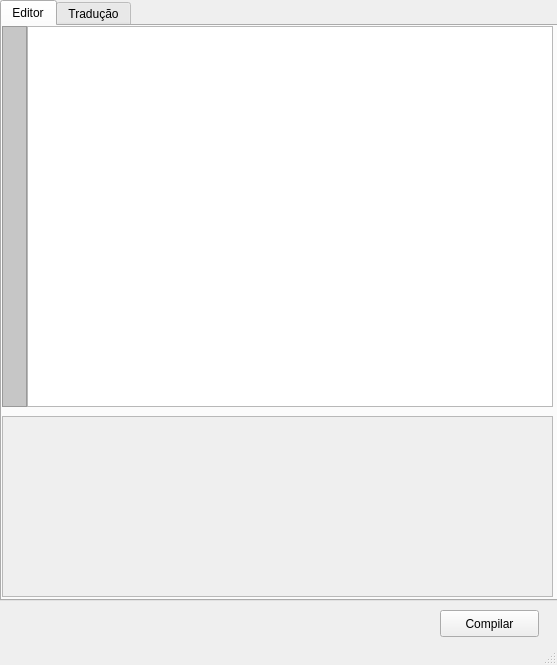
<?xml version="1.0" encoding="UTF-8"?>
<ui version="4.0">
 <class>MainWindow</class>
 <widget class="QMainWindow" name="MainWindow">
  <property name="geometry">
   <rect>
    <x>0</x>
    <y>0</y>
    <width>557</width>
    <height>665</height>
   </rect>
  </property>
  <property name="windowTitle">
   <string>Compilador</string>
  </property>
  <widget class="QWidget" name="centralwidget">
   <widget class="QTabWidget" name="tabWidget">
    <property name="geometry">
     <rect>
      <x>0</x>
      <y>0</y>
      <width>561</width>
      <height>601</height>
     </rect>
    </property>
    <property name="currentIndex">
     <number>0</number>
    </property>
    <widget class="QWidget" name="tab">
     <attribute name="title">
      <string>Editor</string>
     </attribute>
     <widget class="QTextEdit" name="t_console">
      <property name="enabled">
       <bool>false</bool>
      </property>
      <property name="geometry">
       <rect>
        <x>0</x>
        <y>390</y>
        <width>551</width>
        <height>181</height>
       </rect>
      </property>
      <property name="styleSheet">
       <string notr="true">color: rgb(0, 0, 0);</string>
      </property>
     </widget>
     <widget class="QWidget" name="horizontalLayoutWidget">
      <property name="geometry">
       <rect>
        <x>0</x>
        <y>0</y>
        <width>551</width>
        <height>381</height>
       </rect>
      </property>
      <layout class="QHBoxLayout" name="horizontalLayout">
       <property name="spacing">
        <number>0</number>
       </property>
       <item>
        <widget class="QTextEdit" name="t_linhaNumeros">
         <property name="sizePolicy">
          <sizepolicy hsizetype="Fixed" vsizetype="Expanding">
           <horstretch>0</horstretch>
           <verstretch>0</verstretch>
          </sizepolicy>
         </property>
         <property name="maximumSize">
          <size>
           <width>25</width>
           <height>16777215</height>
          </size>
         </property>
         <property name="styleSheet">
          <string notr="true">background-color: rgb(198, 198, 198);</string>
         </property>
        </widget>
       </item>
       <item>
        <widget class="QTextEdit" name="t_digitar">
         <property name="styleSheet">
          <string notr="true"/>
         </property>
        </widget>
       </item>
      </layout>
     </widget>
    </widget>
    <widget class="QWidget" name="tab_2">
     <attribute name="title">
      <string>Tradução</string>
     </attribute>
     <widget class="QTextEdit" name="t_traducao">
      <property name="enabled">
       <bool>false</bool>
      </property>
      <property name="geometry">
       <rect>
        <x>0</x>
        <y>0</y>
        <width>561</width>
        <height>551</height>
       </rect>
      </property>
      <property name="styleSheet">
       <string notr="true">color: rgb(0, 0, 0);</string>
      </property>
     </widget>
    </widget>
   </widget>
   <widget class="QPushButton" name="b_compilar">
    <property name="geometry">
     <rect>
      <x>440</x>
      <y>610</y>
      <width>99</width>
      <height>27</height>
     </rect>
    </property>
    <property name="text">
     <string>Compilar</string>
    </property>
   </widget>
  </widget>
  <widget class="QStatusBar" name="statusbar"/>
 </widget>
 <resources/>
 <connections/>
</ui>
